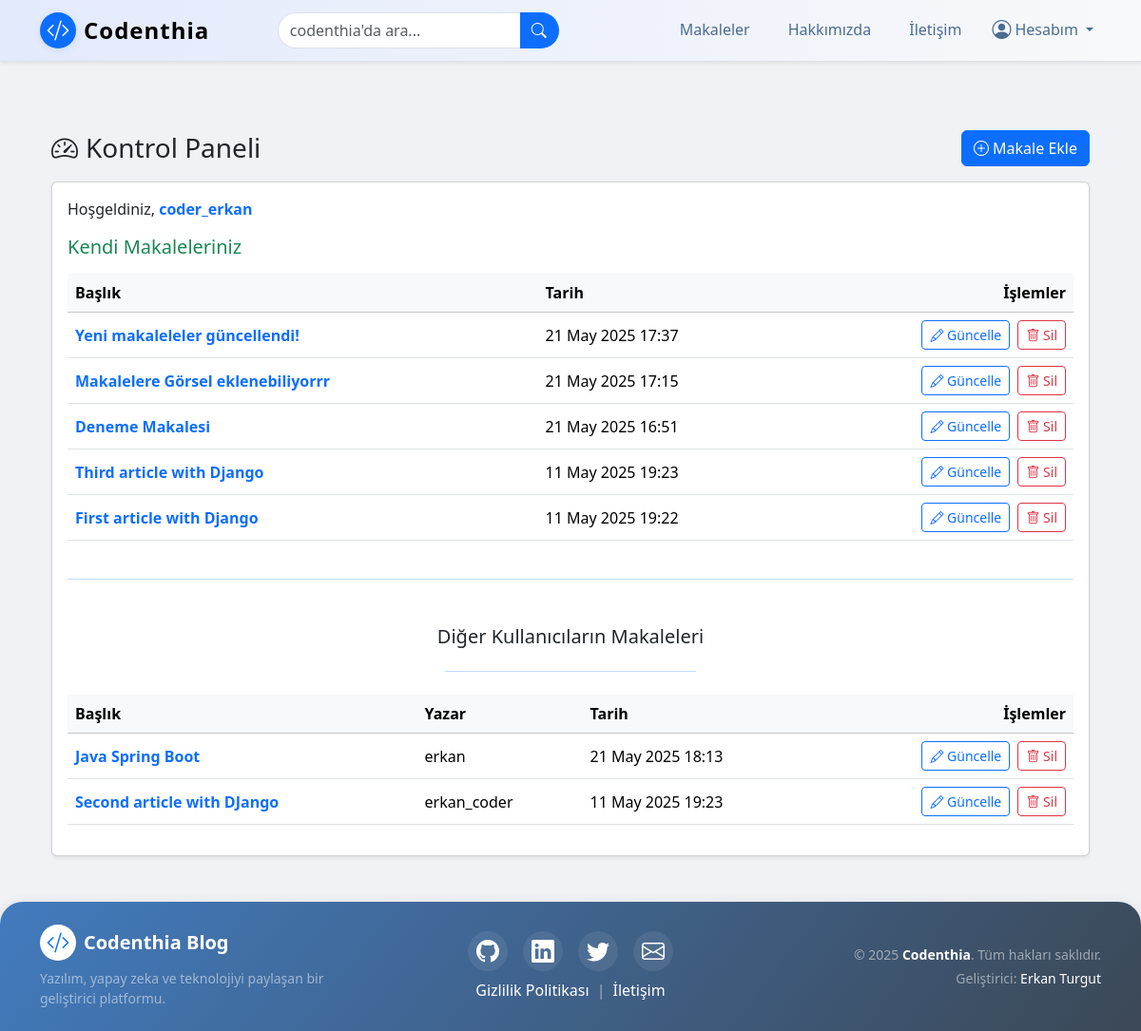
/articles/dashboard/ (signed in), run on an earlier commit of the app's database.
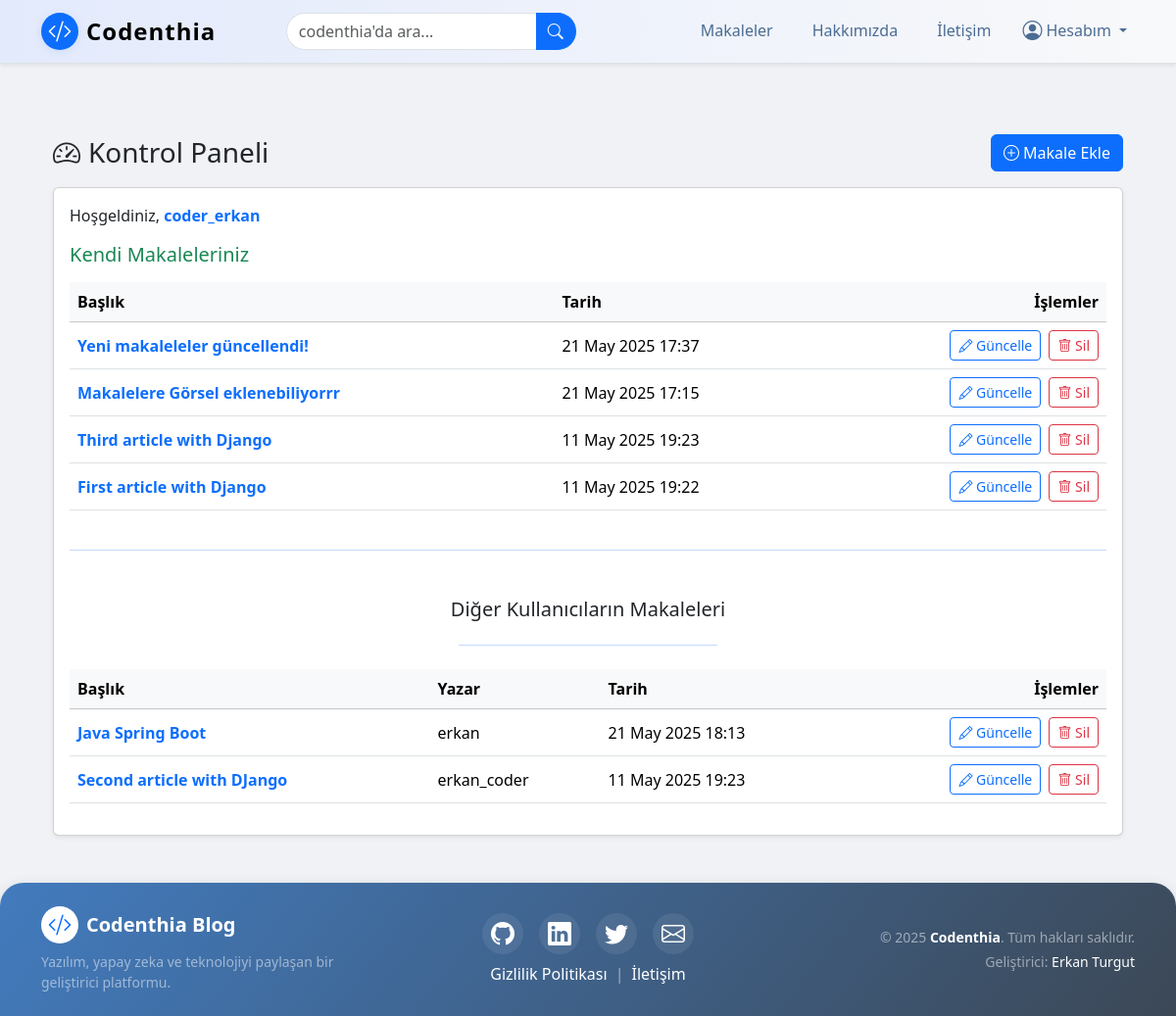
And on a later commit of the database.
### article/models.py (models this page shows, shortened)
class Article(models.Model):
    author = models.ForeignKey("auth.User", on_delete=models.CASCADE , verbose_name="Yazar")  # Bu alan, yazının yazarını (kullanıcıyı) temsil eder ve yazar silindiğinde yazıları da silinir
    title = models.CharField(max_length=50, verbose_name="Başlık") # Bu alan, yazının başlığını temsil eder ve maksimum 50 karakterlik bir metin alır
    content = RichTextField(verbose_name="İçerik") # Bu alan, yazının içeriğini temsil eder ve metin içerikleri için kullanılır
    created_date = models.DateTimeField(auto_now_add=True , verbose_name="Oluşturulma Tarihi") # Bu alan, yazının oluşturulma tarihini otomatik olarak ekler
    image = models.ImageField(upload_to='article_images/', null=True, blank=True)  # <-- yeni alan

### article/views.py (the view)
# urls.py: path('dashboard/', views.dashboard, name="dashboard"), # Bu kod, kontrol paneli sayfasını temsil eder ve dashboard fonksiyonunu çağırır
@login_required
def dashboard(request):
    user_articles = Article.objects.filter(author=request.user).order_by('-created_date') # Bu kod, kullanıcının yazdığı makaleleri oluşturma tarihine göre sıralar
    other_articles = Article.objects.none()
    if request.user.is_superuser or request.user.is_staff: # Bu kod, kullanıcının admin olup olmadığını kontrol eder
        other_articles = Article.objects.exclude(author=request.user).order_by('-created_date') # Bu kod, kullanıcının yazdığı makaleleri oluşturma tarihine göre sıralar
    return render(request, 'dashboard.html', { # Bu kod, kontrol paneline yönlendirir
        'user_articles': user_articles,
        'other_articles': other_articles
    })

### templates/dashboard.html (shortened to what the changed rows need)
{% extends "layout.html" %} {% block body %}
<div class="container my-5">
    <div class="card shadow-sm">
        <div class="card-body">
            <div class="table-responsive mb-4">
                {% if user_articles %}
                <table class="table table-hover align-middle">
                    <thead class="table-light">
                        <tr>
                            <th>Başlık</th>
                            <th>Tarih</th>
                            <th class="text-end">İşlemler</th>
                        </tr>
                    </thead>
                    <tbody>
                        {% for article in user_articles %}
                        <tr>
                            <td class="fw-semibold"> <a class="text-decoration-none " href="/articles/detail/{{article.id}}">{{ article.title }}</a>
                            </td>
                            <td>{{ article.created_date|date:"d M Y H:i" }}</td>
                            <td class="text-end">
                                <a href="/articles/update/{{article.id}}" class="btn btn-sm btn-outline-primary me-1">
                                    <i class="bi bi-pencil"></i> Güncelle
                                </a>
                                <a href="/articles/delete/{{article.id}}" class="btn btn-sm btn-outline-danger" onclick="return confirm('Silmek istediğinize emin misiniz?');">
                                    <i class="bi bi-trash"></i> Sil
                                </a>
                            </td>
                        </tr>
                        {% endfor %}
                    </tbody>
                </table>
                {% else %}
                <div class="alert alert-danger text-center" role="alert">
                    Henüz makaleniz yok.
                </div>
                {% endif %}
            </div>
            {% if request.user.is_superuser or request.user.is_staff %}
            <div class="table-responsive">
                {% if other_articles %}
                <table class="table table-hover align-middle">
                    <thead class="table-light">
                        <tr>
                            <th>Başlık</th>
                            <th>Yazar</th>
                            <th>Tarih</th>
                            <th class="text-end">İşlemler</th>
                        </tr>
                    </thead>
                    <tbody>
                        {% for article in other_articles %}
                        <tr>
                            <td class="fw-semibold"> <a class="text-decoration-none " href="/articles/detail/{{article.id}}">{{ article.title }}</a>
                            </td>
                            <td>{{ article.author }}</td>
                            <td>{{ article.created_date|date:"d M Y H:i" }}</td>
                            <td class="text-end">
                                <a href="/articles/update/{{article.id}}" class="btn btn-sm btn-outline-primary me-1">
                                    <i class="bi bi-pencil"></i> Güncelle
                                </a>
                                <a href="/articles/delete/{{article.id}}" class="btn btn-sm btn-outline-danger" onclick="return confirm('Silmek istediğinize emin misiniz?');">
                                    <i class="bi bi-trash"></i> Sil
                                </a>
                            </td>
                        </tr>
                        {% endfor %}
                    </tbody>
                </table>
                {% else %}
                <div class="alert alert-info text-center" role="alert">
                    Diğer kullanıcıların makalesi yok.
                </div>
                {% endif %}
            </div>
            {% endif %}
        </div>
    </div>
</div>
{% endblock %}

What changed in the data, as far as the page shows it:
removed Article: title "Deneme Makalesi", created_date "21 May 2025 16:51", shown under "Kendi Makaleleriniz"
